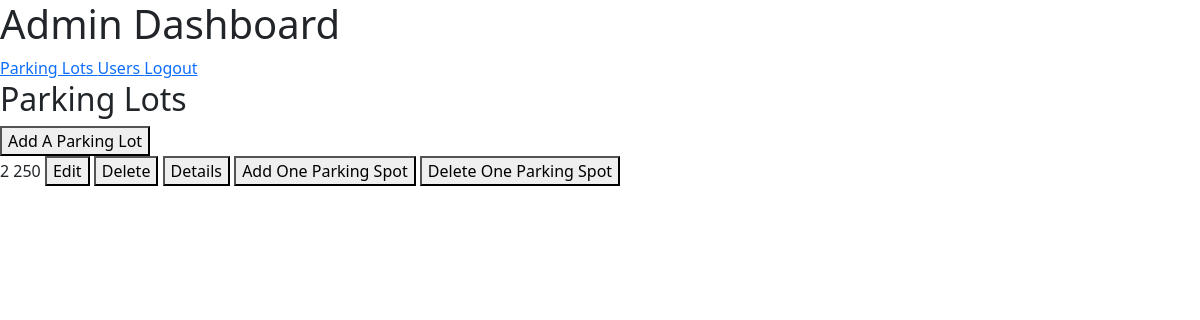
/admin/dashboard (signed in), run on an earlier commit of the app's database.
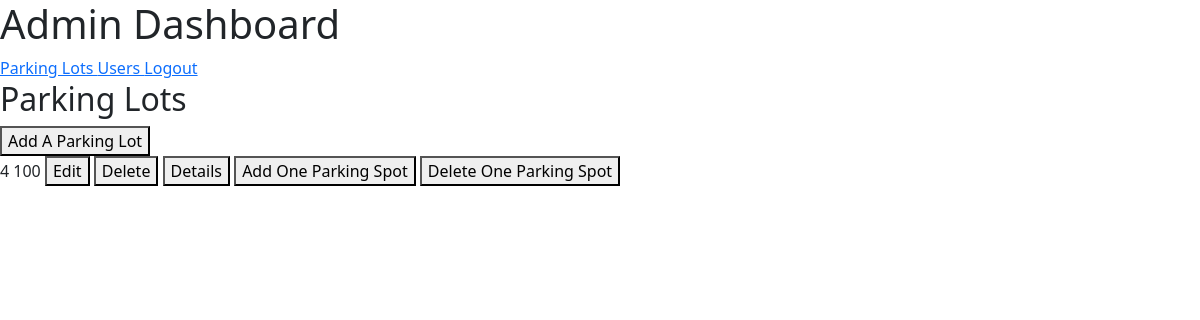
And on a later commit of the database.
### models/parkingInfo.py (models this page shows)
class ParkingLot(db.Model) :
    __tablename__ = "parkinglot"
    id = db.Column(db.Integer, primary_key = True, autoincrement = True)
    landmark = db.Column(db.String)
    noOfParkingSpots = db.Column(db.Integer)
    pricePerHr = db.Column(db.Integer)
    addressId = db.Column(db.Integer, db.ForeignKey("address.id"))
    address = db.relationship("Address", uselist = False, backref = "parkingLot")
    parkingSpots = db.relationship("ParkingSpot", backref = "parkingLot") #parking lot and parking spot is 1 - M

### controllers/adminDashboard.py (the view, shortened to what this page needs)
@adminbp.route("/dashboard", methods = ["GET", "POST"])
def dashboard() :
    if request.method == "GET" :
        return render_template("adminDashboard.html", parkingLots = viewParkingLots())

### controllers/adminDashboard.py (called while the page is built)
@adminbp.before_request
def restrict() :
    if session.get("type") != "admin" :
        return redirect(url_for("general.signIn"))

def viewParkingLots() :
    return db.session.execute(db.select(ParkingLot)).scalars().all()

### templates/adminDashboard.html (shortened to what this page needs)
<!DOCTYPE html>
<html>
    <head>
        <link rel = "stylesheet" href = "/static/bootstrap/css/bootstrap.min.css"/>
        <link rel = "stylesheet" href = "/static/css/style.css"/>
    </head>
    <body>
        <h1>
        </h1>
        <div>
            <a href = "/admin/dashboard">
                Parking Lots
            </a>
            <a href = "/admin/dashboard/users">
                Users
            </a>
            <a href = "/signIn">
                Logout
            </a>
        </div>
        <div>
            <h2>
                Parking Lots
            </h2>
        </div>
        <div>
            <form method = "POST" action = "/admin/dashboard">
                <button type = "submit" name = "action" value = "create">
                    Add A Parking Lot
                </button>
            </form>
        </div>
        <div>
            {% for parkingLot in parkingLots %}
                <div>
                    <form method = "POST" action = "/admin/dashboard">
                        {{ parkingLot.noOfParkingSpots }}
                        {{ parkingLot.pricePerHr }}
                        <button type = "submit" name = "action" value = "edit">
                            Edit
                        </button>
                        <button type = "submit" name = "action" value = "delete">
                            Delete
                        </button>
                        <button type = "submit" name = "action" value = "details">
                            Details
                        </button>
                        <button type = "submit" name = "action" value = "add1">
                            Add One Parking Spot
                        </button>
                        <button type = "submit" name = "action" value = "delete1">
                            Delete One Parking Spot
                        </button>
                    </form>
                </div>
            {% endfor %}
        </div>
    </body>
</html>

What changed in the data, as far as the page shows it:
changed ParkingLot: noOfParkingSpots "2" → "4"; pricePerHr "250" → "100"
